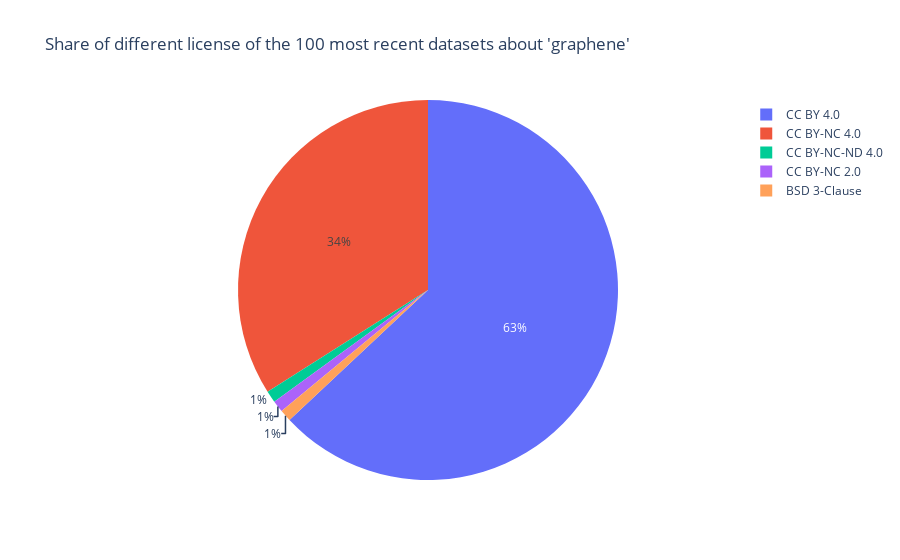

Notebook cell for this chart:
### Code cell
px.pie(df, 
       names="license.name", 
       title=f"Share of different license of the 100 most recent datasets about '{TOPIC}'")

### Figure 1 — Plotly figure (JSON) as saved in the notebook; plotly's stock layout.template omitted (floating-point values rounded to 4 significant figures)
{"data": [{"domain": {"x": [0, 1], "y": [0, 1]}, "hovertemplate": "license.name=%{label}<extra></extra>", "labels": ["CC BY 4.0", "CC BY 4.0", "CC BY 4.0", "CC BY-NC 4.0", "CC BY-NC 4.0", "CC BY 4.0", "CC BY 4.0", "CC BY 4.0", "CC BY 4.0", "CC BY-NC 4.0", "CC BY-NC 4.0", "CC BY-NC 4.0", "CC BY-NC-ND 4.0", "CC BY 4.0", "CC BY-NC 4.0", "CC BY 4.0", "CC BY 4.0", "CC BY 4.0", "CC BY 4.0", "CC BY-NC 4.0", "CC BY-NC 4.0", "CC BY-NC 4.0", "CC BY-NC 4.0", "CC BY-NC 4.0", "CC BY-NC 4.0", "CC BY-NC 4.0", "CC BY-NC 4.0", "CC BY-NC 4.0", "CC BY-NC 4.0", "CC BY 4.0", "CC BY-NC 4.0", "CC BY-NC 4.0", "CC BY 4.0", "CC BY-NC 4.0", "CC BY-NC 4.0", "CC BY-NC 4.0", "CC BY 4.0", "CC BY-NC 2.0", "CC BY-NC 4.0", "CC BY-NC 4.0", "CC BY-NC 4.0", "CC BY 4.0", "CC BY-NC 4.0", "CC BY 4.0", "CC BY 4.0", "CC BY 4.0", "CC BY 4.0", "CC BY-NC 4.0", "CC BY 4.0", "CC BY 4.0", "CC BY 4.0", "CC BY-NC 4.0", "CC BY-NC 4.0", "CC BY 4.0", "CC BY 4.0", "CC BY 4.0", "CC BY 4.0", "CC BY 4.0", "CC BY 4.0", "CC BY 4.0", "CC BY 4.0", "CC BY 4.0", "CC BY 4.0", "CC BY-NC 4.0", "CC BY 4.0", "CC BY 4.0", "CC BY 4.0", "CC BY-NC 4.0", "CC BY-NC 4.0", "CC BY-NC 4.0", "CC BY 4.0", "CC BY 4.0", "CC BY 4.0", "CC BY 4.0", "CC BY 4.0", "CC BY 4.0", "CC BY 4.0", "CC BY 4.0", "CC BY 4.0", "CC BY 4.0", "CC BY 4.0", "CC BY 4.0", "CC BY 4.0", "CC BY 4.0", "CC BY 4.0", "CC BY 4.0", "CC BY 4.0", "CC BY 4.0", "CC BY 4.0", "CC BY 4.0", "CC BY 4.0", "CC BY 4.0", "CC BY 4.0", "CC BY 4.0", "CC BY 4.0", "BSD 3-Clause", "CC BY-NC 4.0", "CC BY-NC 4.0", "CC BY 4.0", "CC BY 4.0"], "legendgroup": "", "name": "", "showlegend": true, "type": "pie"}], "layout": {"autosize": true, "legend": {"tracegroupgap": 0}, "title": {"text": "Share of different license of the 100 most recent datasets about 'graphene'"}}}
